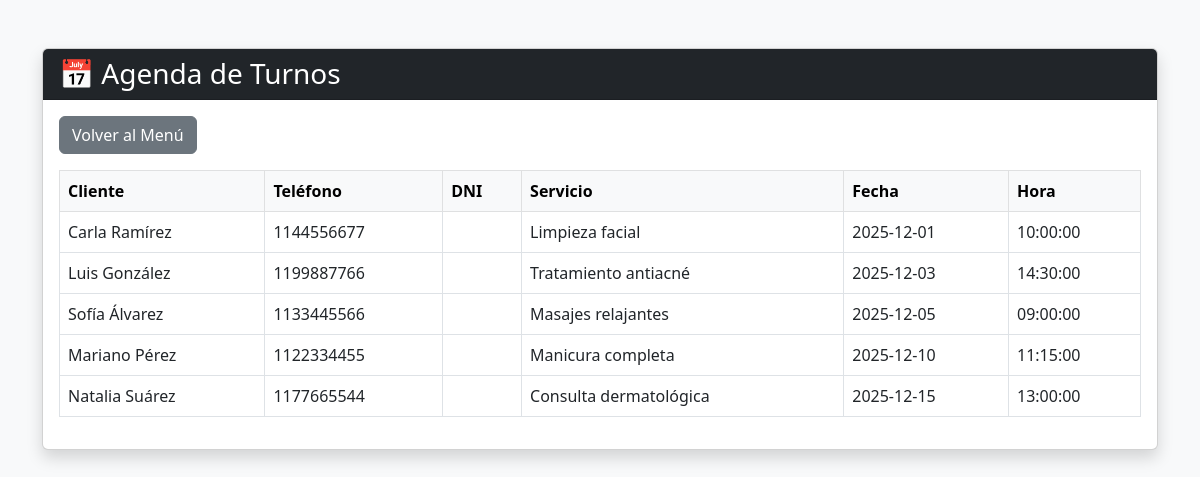
Screenshot of /empleados/ver_agenda.php (signed in) with the database file from the repository.
### tables this page shows
CREATE TABLE citas (
    id INT AUTO_INCREMENT PRIMARY KEY,
    nombre VARCHAR(100),
    telefono VARCHAR(20),
    servicio VARCHAR(100),
    fecha DATE,
    hora TIME
);

### empleados/ver_agenda.php (the view, shortened to what this page needs)
<?php
include("../php/conexion.php");
?>
<!DOCTYPE html>
<html lang="es">
<head>
    <link href="https://cdn.jsdelivr.net/npm/bootstrap@5.3.0/dist/css/bootstrap.min.css" rel="stylesheet">
</head>
<body class="bg-light">
<div class="container py-5">
    <div class="card shadow">
        <div class="card-header bg-dark text-white">
            <h3 class="mb-0">📅 Agenda de Turnos</h3>
        </div>
        <div class="card-body">
            <div class="mb-3">
                <a href="index_empleados.php" class="btn btn-secondary">Volver al Menú</a>
            </div>
            <table class="table table-bordered table-hover">
                <thead class="table-light">
                    <tr>
                        <th>Cliente</th>
                        <th>Teléfono</th>
                        <th>DNI</th>
                        <th>Servicio</th>
                        <th>Fecha</th>
                        <th>Hora</th>
                    </tr>
                </thead>
                <tbody>
                    <?php
                    $query = "SELECT nombre, telefono, dni, servicio, fecha, hora FROM citas WHERE fecha >= CURDATE() ORDER BY fecha, hora";
                    $stmt = $conexion->prepare($query);
                    $stmt->execute();
                    $result = $stmt->get_result();
                    if ($result->num_rows > 0) {
                        while ($row = $result->fetch_assoc()) {
                            echo "<tr>
                                    <td>{$row['nombre']}</td>
                                    <td>{$row['telefono']}</td>
                                    <td>{$row['dni']}</td>
                                    <td>{$row['servicio']}</td>
                                    <td>{$row['fecha']}</td>
                                    <td>{$row['hora']}</td>
                                  </tr>";
                        }
                    } else {
                        echo "<tr><td colspan='6' class='text-center'>No hay citas registradas</td></tr>";
                    }
                    ?>
                </tbody>
            </table>
        </div>
    </div>
</div>
</body>
</html>

### rows the page displays
citas: nombre "Carla Ramírez", telefono "1144556677", servicio "Limpieza facial", fecha "2025-12-01", hora "10:00:00"
citas: nombre "Luis González", telefono "1199887766", servicio "Tratamiento antiacné", fecha "2025-12-03", hora "14:30:00"
citas: nombre "Sofía Álvarez", telefono "1133445566", servicio "Masajes relajantes", fecha "2025-12-05", hora "09:00:00"
citas: nombre "Mariano Pérez", telefono "1122334455", servicio "Manicura completa", fecha "2025-12-10", hora "11:15:00"
citas: nombre "Natalia Suárez", telefono "1177665544", servicio "Consulta dermatológica", fecha "2025-12-15", hora "13:00:00"
